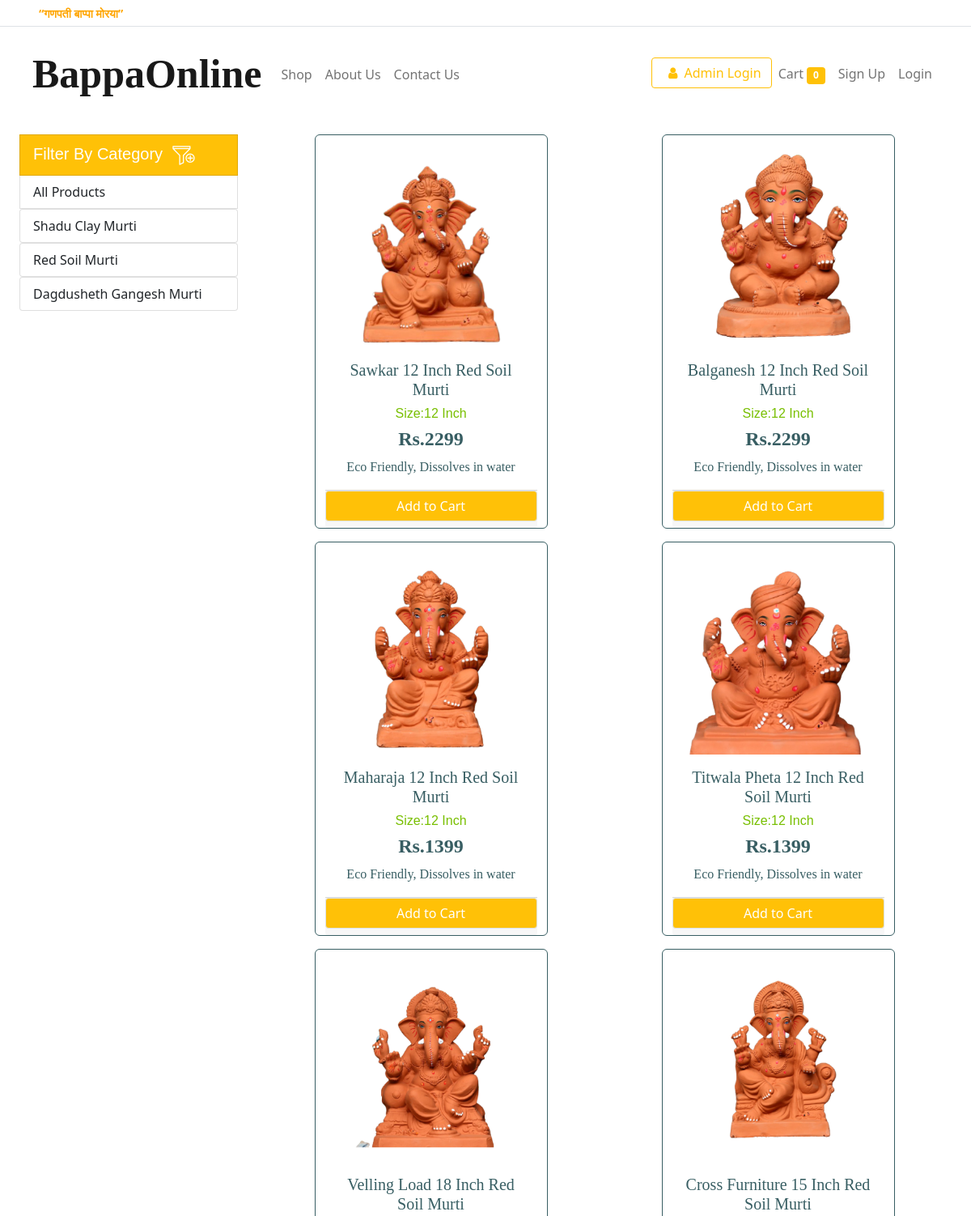
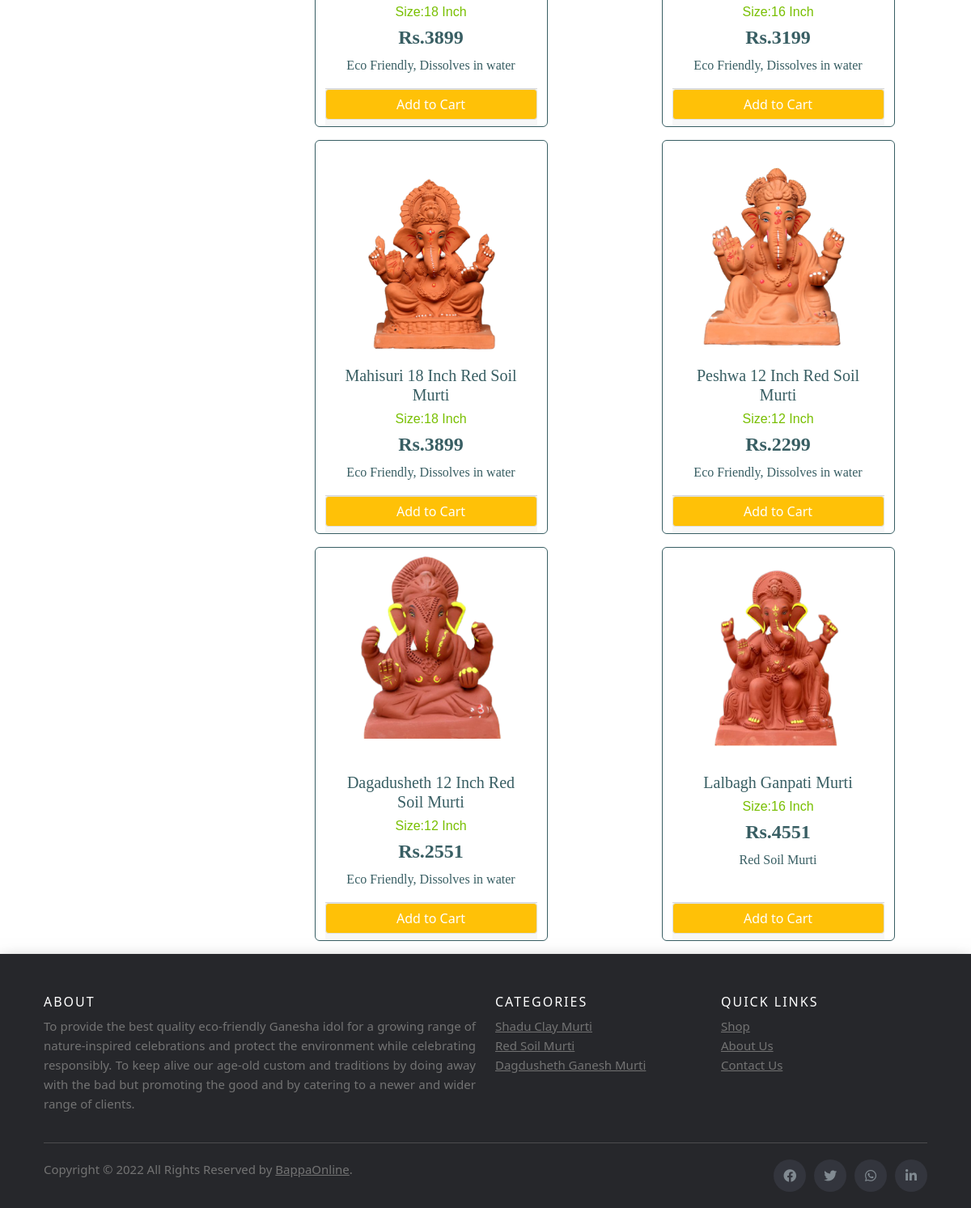
The page /shop/?category=2 on the database its author committed (2 pictures, top to bottom).
### store/models/product.py (models this page shows, shortened)
class Category(models.Model):
    name = models.CharField(max_length=50, default="")

class Product(models.Model):
    name = models.CharField(max_length=50,default="")
    size = models.ForeignKey(Size, on_delete=models.CASCADE)
    price = models.IntegerField(default=0,)
    category = models.ForeignKey(Category, on_delete=models.CASCADE)
    features = models.CharField(max_length=122,default="")
    image = models.ImageField(upload_to='uploads/products')
    @staticmethod
    def get_all_products_by_categoryid(category_id):
        if category_id:
            return Product.objects.filter(category=category_id)
        else:
            return Product.get_all_products()

class Size(models.Model):
    size = models.CharField(max_length=50, default="")
    def __str__(self):
        return self.size

### store/views/shop.py (the view, shortened to what this page needs)
# urls.py: path('shop/', shop.Shop.as_view(), name='Shop'),
class Shop(View):
    def get(self, request):
        cart = request.session.get('cart')
        if not cart:
            request.session.cart = {}
        products = None
        categories = Category.objects.all()
        categoryID = request.GET.get('category')
        if categoryID:
            products = Product.get_all_products_by_categoryid(categoryID)
        else:
            products = Product.get_all_products()
        data = {}
        data['products'] = products
        data['categories'] = categories
        print('user email', request.session.get('email'))
        return render(request, 'shop.html', data)

### store/templatetags/cart.py (called while the page is built)
@register.filter(name='is_in_cart')
def is_in_cart(product, cart):
    keys = cart.keys()
    for id in keys:
        if int(id) == product.id:
            return True
    return False

### store/templates/shop.html (shortened to what this page needs)
{% extends 'base.html' %} {% load static %}
{% block body %}
{% load cart %}
<div class="container-fluid ">
    <div class="row mt-3">
        <div class="col-lg-3 mx-auto">
            <a href="" class="list-group-item list-group-item-action category">Filter By Category<img src="{% static 'images/filter.png' %}" height="32" class="filter-icon"></a>
            <a href="/shop" class="list-group-item list-group-item-action">All Products</a>
            {% for category in categories %}
            <ul class="list-group">
                <a href="/shop/?category={{category.id}}" class="list-group-item list-group-item-action">{{category.name}}</a>
            </ul>
            {% endfor %}
        </div>
        <div id="products" class="col-lg-9 mx-auto">
            <div class="row mx-auto">
                {% for product in products%}
                <div class="card mx-auto mb-3 product-cart" id="{{product.id}}" style="width: 18rem;">
                    <img src="{{product.image.url}}" class="card-img-top product-img" alt="...">
                    <div class="item card-body no-gutters">
                        <h5 class="product-name text-center product-name ">{{product.name}}</h5>
                        <h6 class="product-name text-center product-pack ">Size:{{product.size}}</h6>
                        <h4 class="card-text product-price text-center"><b>Rs.{{product.price}}</b></h4>
                        <p class="card-text product-price text-center">{{product.features}}</p>
                    </div>
                    <div class="card-footer p-0 no-gutters">
                        {% if product|is_in_cart:request.session.cart %}
                        <div class="row no-gutters">
                            <form action="/shop/#{{product.id}}" class="col-2 mb-2 " method="post">
                                {% csrf_token %}
                                <input hidden type="text" name='product' value='{{product.id}}'>
                                <input hidden type="text" name='remove' value='True'>
                                <input type="submit" value=" - " class="btn btn-block btn-light border-right">
                            </form>
                            <div class="text-center col mb-2 cart-q">{{product|cart_quantity:request.session.cart}} in cart</div>
                            <form action="/shop/#{{product.id}}" class="col-2 " method="post">
                                {% csrf_token %}
                                <input hidden type="text" name='product' value='{{product.id}}'>
                                <input type="submit" value=" + " class="btn btn-block btn-light border-left">
                            </form>
                        </div>
                        {% else %}
                        <form action="/shop/#{{product.id}}" method="post" class="btn-block">
                            <input type="submit" class="float-right btn border btn-block add-to-cart mb-2 " value="Add to Cart">
                        </form>
                        {% endif %}
                    </div>
                </div>
                {% endfor %}
            </div>
        </div>
    </div>
</div>
{% endblock %}

### rows shown on the page
Category: name "Shadu Clay Murti"
Category: name "Red Soil Murti"
Category: name "Dagdusheth Gangesh Murti"
Product: image (picture), name "Sawkar 12 Inch Red Soil Murti", size "12 Inch", price "2299", features "Eco Friendly, Dissolves in water"
Product: image (picture), name "Balganesh 12 Inch Red Soil Murti", size "12 Inch", price "2299", features "Eco Friendly, Dissolves in water"
Product: image (picture), name "Maharaja 12 Inch Red Soil Murti", size "12 Inch", price "1399", features "Eco Friendly, Dissolves in water"
Product: image (picture), name "Titwala Pheta 12 Inch Red Soil Murti", size "12 Inch", price "1399", features "Eco Friendly, Dissolves in water"
Product: image (picture), name "Velling Load 18 Inch Red Soil Murti", size "18 Inch", price "3899", features "Eco Friendly, Dissolves in water"
Product: image (picture), name "Cross Furniture 15 Inch Red Soil Murti", size "16 Inch", price "3199", features "Eco Friendly, Dissolves in water"
Product: image (picture), name "Mahisuri 18 Inch Red Soil Murti", size "18 Inch", price "3899", features "Eco Friendly, Dissolves in water"
Product: image (picture), name "Peshwa 12 Inch Red Soil Murti", size "12 Inch", price "2299", features "Eco Friendly, Dissolves in water"
Product: {{ product.id }} 18 (drawn), image (picture), name "Dagadusheth 12 Inch Red Soil Murti", size "12 Inch", price "2551", features "Eco Friendly, Dissolves in water"
Product: image (picture), name "Lalbagh Ganpati Murti", size "16 Inch", price "4551", features "Red Soil Murti"

### other values the page prints
{{ request.session.cart.keys|length }} "0"
